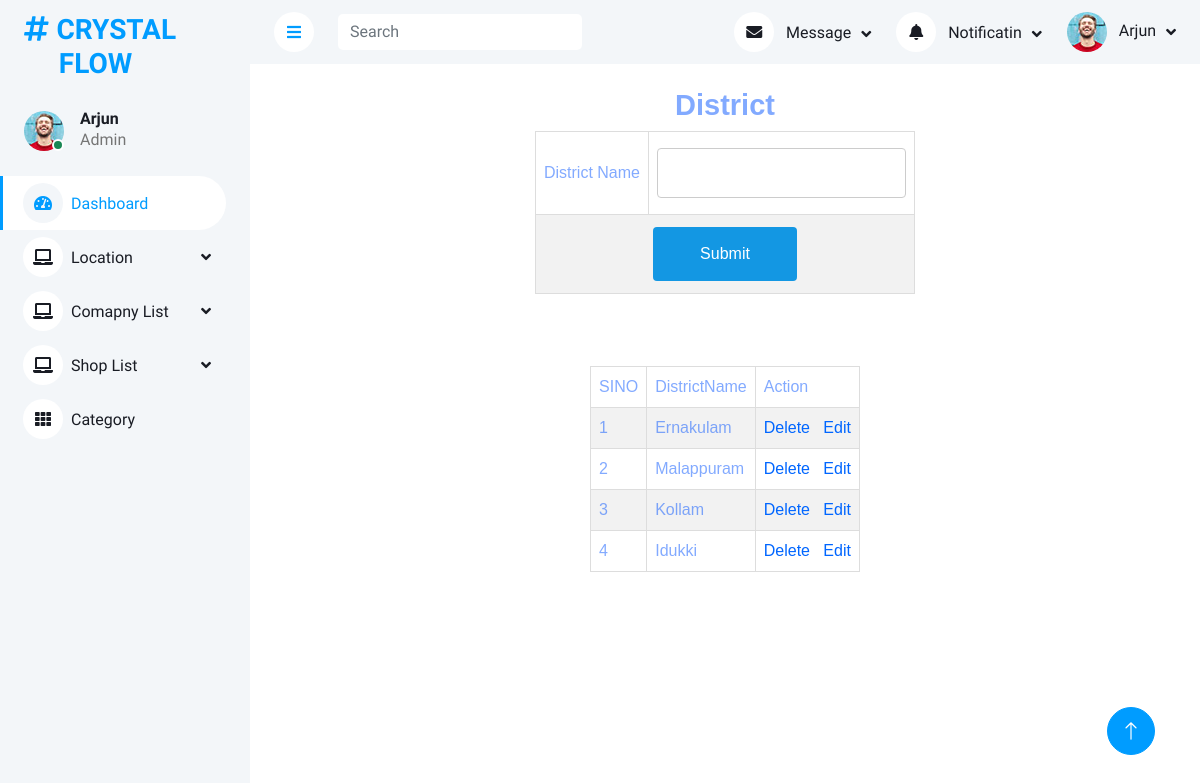
Page /Project/Admin/District.php on the committed database.
### tables this page shows
CREATE TABLE `tbl_district` (
  `district_id` int(11) NOT NULL,
  `district_name` varchar(30) NOT NULL
);

### Project/Admin/District.php (the view, shortened to what this page needs)
<?php
$district="";
$check="";
		?>
<!DOCTYPE html PUBLIC "-//W3C//DTD XHTML 1.0 Transitional//EN" "http://www.w3.org/TR/xhtml1/DTD/xhtml1-transitional.dtd">
<html xmlns="http://www.w3.org/1999/xhtml">
<head>
</head>
<?php
include("Head.php");
?>
<body>
<H2 style="color: #0051ff7d;font-weight: 700;font-size: 29px;" > District</H2>
<form id="form1" name="form1" method="post" action="">
  <table>
    <tr>
      <td >District Name</td>
      <td><input type="text" name="txt_dis" id="txt_dis" value="<?php echo $district ?>"/>
	  <input type="hidden" name="txt_id"  value="<?php echo $check?>"  required="required"/></td>
    </tr>
    <tr>
      <td colspan="2" align="center">
        <input type="submit" name="submit" id="button" value="Submit" />
	</td>
    </tr>
  </table>
</form>
<br><br><br>
<?php
$i=0;
$selqry="select * from tbl_district";
$result=$Conn->query($selqry);
if($result->num_rows>0)
{
	?>
<table>
    <tr>
      <td >SINO</td>
      <td >DistrictName</td>
       <td >Action</td>
    </tr>
    <?php
	while($row=$result->fetch_assoc())
	{
		$i++;
	?>
    <tr>
      <td><?php echo $i ?></td>
      <td> <?php echo $row['district_name']?></td>
       <td ><a href="District.php?did=<?php echo $row['district_id'] ?>">Delete</a>&nbsp;&nbsp;&nbsp;<a href="District.php?eid=<?php echo $row['district_id'] ?>">Edit</a></td>
      </tr>
    <?php
	}
	?>
  </table>
 <?php
}
 ?>
 </body>
 <?php
include("Foot.php");
?>
</html>

### Project/Assets/Template/Admin/css/style.css (style rules this page uses)
:root { --primary: #009CFF; --light: #F3F6F9; --dark: #191C24; }

### Project/Assets/Template/form.css (style rules this page uses)
#tab td, #tab th { border: 1px solid #ddd; padding: 8px; color: #0051ff7d; }
#tab a { color:#06F; }
#tab tr:nth-child(even) { background-color: #f2f2f2; }
input[type=text],[type=password],[type=email],[type=date], select { width: 100%; padding: 12px 20px; margin: 8px 0; display: inline-block; border: 1px solid #ccc; border-radius: 4px; box-sizing: border-box; }
input[type=submit] { width: 40%; background-color: rgb(19, 151, 227); color: white; padding: 15px; margin: 4px 0; border: none; border-radius: 4px; cursor: pointer; }

### rows in the picture
tbl_district: district_name "Ernakulam"
tbl_district: district_name "Malappuram"
tbl_district: district_name "Kollam"
tbl_district: district_name "Idukki"
